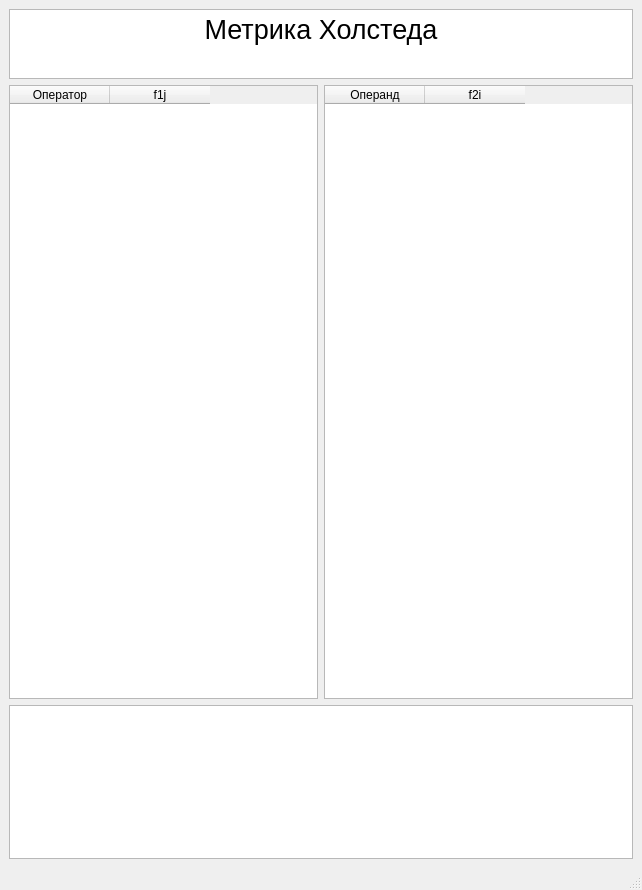
<?xml version="1.0" encoding="UTF-8"?>
<ui version="4.0">
 <class>MainWindow</class>
 <widget class="QMainWindow" name="MainWindow">
  <property name="geometry">
   <rect>
    <x>0</x>
    <y>0</y>
    <width>642</width>
    <height>890</height>
   </rect>
  </property>
  <property name="windowTitle">
   <string>MainWindow</string>
  </property>
  <widget class="QWidget" name="centralwidget">
   <layout class="QGridLayout" name="gridLayout">
    <item row="0" column="0">
     <layout class="QVBoxLayout" name="verticalLayout" stretch="1,20,5">
      <item>
       <widget class="QTextBrowser" name="headerTextBrowser">
        <property name="html">
         <string>&lt;!DOCTYPE HTML PUBLIC &quot;-//W3C//DTD HTML 4.0//EN&quot; &quot;http://www.w3.org/TR/REC-html40/strict.dtd&quot;&gt;
&lt;html&gt;&lt;head&gt;&lt;meta name=&quot;qrichtext&quot; content=&quot;1&quot; /&gt;&lt;meta charset=&quot;utf-8&quot; /&gt;&lt;style type=&quot;text/css&quot;&gt;
p, li { white-space: pre-wrap; }
hr { height: 1px; border-width: 0; }
li.unchecked::marker { content: &quot;\2610&quot;; }
li.checked::marker { content: &quot;\2612&quot;; }
&lt;/style&gt;&lt;/head&gt;&lt;body style=&quot; font-family:'Ubuntu'; font-size:11pt; font-weight:400; font-style:normal;&quot;&gt;
&lt;p align=&quot;center&quot; style=&quot; margin-top:0px; margin-bottom:0px; margin-left:0px; margin-right:0px; -qt-block-indent:0; text-indent:0px;&quot;&gt;&lt;span style=&quot; font-family:'Ubuntu Sans'; font-size:20pt;&quot;&gt;Метрика Холстеда&lt;/span&gt;&lt;/p&gt;&lt;/body&gt;&lt;/html&gt;</string>
        </property>
       </widget>
      </item>
      <item>
       <layout class="QHBoxLayout" name="horizontalLayout">
        <item>
         <widget class="QTableWidget" name="operatorsTable">
          <column>
           <property name="text">
            <string>Оператор</string>
           </property>
          </column>
          <column>
           <property name="text">
            <string>f1j</string>
           </property>
          </column>
         </widget>
        </item>
        <item>
         <widget class="QTableWidget" name="operandsTable">
          <column>
           <property name="text">
            <string>Операнд</string>
           </property>
          </column>
          <column>
           <property name="text">
            <string>f2i</string>
           </property>
          </column>
         </widget>
        </item>
       </layout>
      </item>
      <item>
       <widget class="QTextBrowser" name="programTextBrowser"/>
      </item>
     </layout>
    </item>
   </layout>
  </widget>
  <widget class="QMenuBar" name="menubar">
   <property name="geometry">
    <rect>
     <x>0</x>
     <y>0</y>
     <width>642</width>
     <height>22</height>
    </rect>
   </property>
  </widget>
  <widget class="QStatusBar" name="statusbar"/>
 </widget>
 <resources/>
 <connections/>
</ui>
